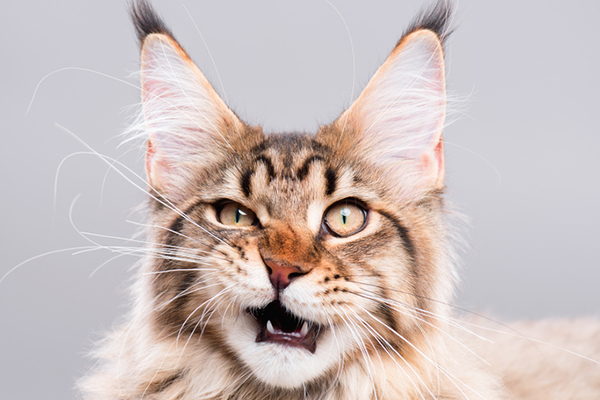
#> input picture img/cat.jpg, 600 x 400 px
$ python -i core.py   (imports and definitions only)
#> lines starting #> are read from the running program, lines starting #| are printed output that depends on the picture
import numpy as np
import matplotlib.pyplot as plt
from PIL import Image
import warnings

# [1 line not run here, left out]


def _shuffle_arr(A, block_size=(16, 16), verbose=False):
    """
    preprocessing shuffle array A due to SSVD algorithm
    breaking on blocks and stretch each block to row
    :param A: numpy.array
    :param block_size: tuple(int, int)
    :param verbose: boolean
    :return: numpy.array
    """
    M, N = A.shape
    m, n = block_size
    X = []
    for i in range(M // m):
        a = i * m
        for j in range(N // n):
            b = j * n
            cell = A[a:a + m, b:b + n]
            cell = cell.reshape((1, -1))
            X.append(cell[0])
    X = np.array(X)
    return X


def _reshuffle_arr(X, old_size, block_size=(16, 16), verbose=False):
    """
    postprocessing shuffle array A due to SSVD algorithm
    :param X: numpy.array
    :param old_size: tuple(int, int)
    :param block_size: tuple(int, int)
    :param verbose: boolean
    :return: numpy.array
    """
    m, n = block_size
    M, N = old_size
    M, N = M - (M % m), N - (N % n)
    height, width = M // m, N // n
    A = [None] * height
    for i in range(len(X)):
        TMP = X[i].reshape(block_size)
        if (i * n) % N == 0:
            A[(i * n) // N] = TMP.copy()
        else:
            A[(i * n) // N] = np.hstack([A[(i * n) // N], TMP])
    res = A[0]
    for i in range(1, len(A)):
        res = np.vstack([res, A[i]])
    return res


def _dot_D_A(d, A):
    """
    dot product of diagonal matrix (one-dimensional) and matrix
    :param d: numpy.array
    :param A: numpy.array
    :return: numpy.array
    """
    return np.array([A[i] * d[i] for i in range(len(d))])


def SVD(A, verbose=False):
    """
    SVD algorithm
    :param A: numpy.array
    :param verbose: boolean
    :return: numpy.array, numpy.array, numpy.array
    """

    # (A^T)A
    ATA = np.dot(A.T, A)

    # find eigenvectors and eigenvalues of (A^T)A
    eigvals_ATA, eigvecs_ATA = np.linalg.eig(ATA)

    # eigenvectors are columns of a matrix eigvecs_ATA, but it is easier to iterate rows
    eigvecs_ATA = eigvecs_ATA.T

    # sort eigenvectors with respect to sorted eigenvalues
    eigvecs_ATA = np.array(
        [x for _, x in sorted(zip(eigvals_ATA, eigvecs_ATA), key=lambda pair: pair[0], reverse=True)])

    # back to proper form
    eigvecs_ATA = eigvecs_ATA.T

    # get rid of negative eigenvalues and eigenvalues close to zero
    eigvals_ATA = np.array([x for x in eigvals_ATA if x > 1e-8])

    # find singular values
    sing_ATA = np.sqrt(eigvals_ATA)

    # find S
    S = np.array(sorted(sing_ATA, reverse=True))

    # find V^T
    VT = eigvecs_ATA.T

    # find U^T from equation A = U*S*V.T
    UT = np.zeros((len(S), len(A)))
    for i in range(len(S)):
        d = np.dot((1 / S[i]), A)
        UT[i] = np.dot(d, VT[i])

    # find U
    U = UT.T
    return U, S, VT


def _apply_rank(U, S, VT, r, verbose=False):
    """
    apply rank r due to SVD algorithm
    :param U: numpy.array
    :param S: numpy.array
    :param VT: numpy.array
    :param r: int
    :param verbose: boolean
    :return: numpy.array, numpy.array, numpy.array
    """
    if r is None:
        r = len(S)
    S_r = S[:r]
    U_r = U[:, :r]
    VT_r = VT[:r]
    if verbose:
        print("Rank:", r, "SVD shape:", U_r.shape, S_r.shape, VT_r.shape)
    return U_r, S_r, VT_r


def _SVD_to_A(U, S, VT):
    """
    multiply U, S and VT, due to last step of SVD algorithm
    :param U: numpy.array
    :param S: numpy.array
    :param VT: numpy.array
    :return: numpy.array
    """
    A = np.dot(U, _dot_D_A(S, VT))
    return A


def _rgb_to_grey(arr, size, verbose=False):
    """
    convert color RGB array to greyscale array
    :param arr: numpy.array
    :param size: tuple(int, int)
    :param verbose: boolean
    :return: numpy.array
    """

    def weighted_average(pixel):
        return 0.299 * pixel[0] + 0.587 * pixel[1] + 0.114 * pixel[2]

    h, w = size
    arr = arr.reshape(h, w, 3)
    grey = np.zeros((h, w))

    for row in range(len(arr)):
        for column in range(len(arr[row])):
            grey[row][column] = weighted_average(arr[row][column])
    grey = grey.reshape(w, h)
    return grey


def _load_img(path='lena.jpg', verbose=False):
    """
    open image
    :param path: string
    :param verbose: boolean
    :return: Image
    """
    return Image.open(path)


# [14 lines left out: function _colored_img_to_arr, not called in this run]


def _grey_img_to_arr(image, verbose=False):
    """
    convert greyscale Image to an array
    :param image: Image
    :param verbose: boolean
    :return:
    """
    try:
        w, h = image.size
        arr = np.array(image.getdata())
        arr = _rgb_to_grey(arr, (h, w), verbose=verbose)
        if verbose:
            print("Converted from RGB to grayscale")
    except:
        height, width = image.size
        arr = np.array(image.getdata())
        arr = arr.reshape(height, width)
    return arr


def _arr_to_img(arr, verbose=False):
    """
    convert arr to an Image
    :param arr: Image
    :param verbose: boolean
    :return: Image
    """
    return Image.fromarray(arr)


# [53 lines left out: functions show_img, _compressor_for_color_img, not called in this run]


def _compressor_for_gray_img(file_name, rank=None, block_size=None, shuffled=True, verbose=False):
    """
    compressor for grey images
    :param file_name: string
    :param rank: int
    :param block_size: tuple(int, int)
    :param shuffled: boolean
    :param verbose: boolean
    :return: Image
    """
    square_root = None
    image = _load_img(file_name, verbose=verbose)
    height, width = image.size
    if shuffled:
        height, width = image.size
        square_root = int((height * width) ** 0.5)
        image = image.resize((square_root, square_root))
    arr = _grey_img_to_arr(image, verbose=verbose)
    if shuffled:
        arr = _shuffle_arr(arr, block_size=block_size, verbose=verbose)
    U, S, VT = SVD(arr, verbose=verbose)
    U_r, S_r, VT_r = _apply_rank(U, S, VT, rank, verbose=verbose)
    arr = _SVD_to_A(U_r, S_r, VT_r)
    if shuffled:
        arr = _reshuffle_arr(arr, (square_root, square_root), block_size=block_size, verbose=verbose)
        image = _arr_to_img(arr, verbose=verbose)
        image = image.resize((height, width))
        return image
    height, width = arr.shape
    arr = arr.reshape(width, height)
    return _arr_to_img(arr, verbose=verbose)


def compressor(file_name, rank=None, im_type='gray', compressor_type="SSVD", verbose=False):
    """
    main function
    calls functions, depending on arguments
    :param file_name: string
    :param rank: int: rank, which will be applied in the SVD algorithm
    :param im_type: "rgb" | "grey"
    :param compressor_type: "SVD" | "SSVD"
    :param verbose: boolean: True if you want to see all prints
    :return: Image
    """
    shuffled = compressor_type.lower() == "ssvd"
    block_size = (16, 16)
    if verbose:
        print("\nImage processing...\n")
    if im_type.lower() == 'rgb':
        return _compressor_for_color_img(file_name, rank, block_size=block_size, shuffled=shuffled, verbose=verbose)
    if im_type.lower() == 'gray' or im_type.lower() == 'grey':
        return _compressor_for_gray_img(file_name, rank, block_size=block_size, shuffled=shuffled, verbose=verbose)
#> in _load_img, returned value is the input picture: PIL image 600x400 RGB; mean R, G, B 203.2, 190.5, 188.6
#> after the loop in _rgb_to_grey, `for row in range(len(arr)):`:
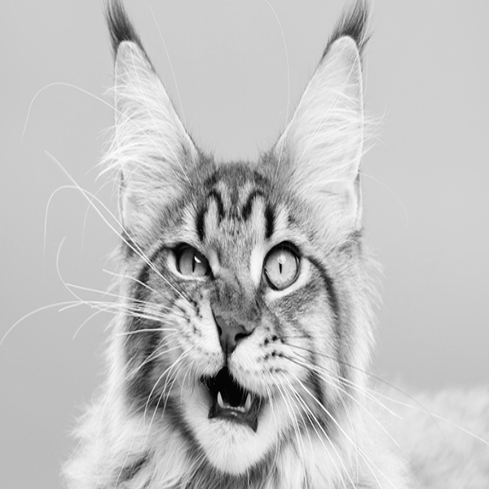
#> grey: shape (489, 489) float64; min 0, max 255, mean 194
#> after the loop in _shuffle_arr, `for i in range(M // m):`: X = 900 items
#> in SVD, `ATA = np.dot(A.T, A)`:
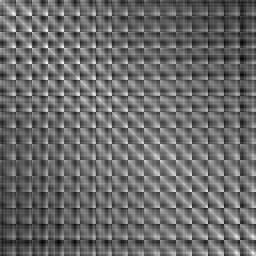
#> ATA: shape (256, 256) float64; min 34179735.7, max 35684660.6, mean 34814043.2; drawn with min black and max white
#> in SVD, `eigvals_ATA, eigvecs_ATA = np.linalg.eig(ATA)`: eigvals_ATA = 256 values, max 8.91e+09 at index 0, min 99.16 at index 208, mean 35247801.7
#> in SVD, `eigvecs_ATA = eigvecs_ATA.T`:
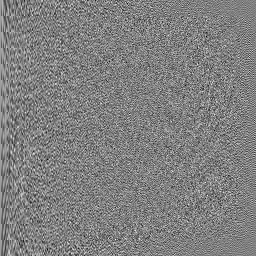
#> eigvecs_ATA: shape (256, 256) float64; min -0.273, max 0.271, mean 0.000243; drawn with min black and max white
#> in SVD, `sing_ATA = np.sqrt(eigvals_ATA)`: sing_ATA = 256 values, max 94405.8 at index 0, min 9.96 at index 208, mean 664.6
#> in SVD, `S = np.array(sorted(sing_ATA, reverse=True))`: S = 256 values, max 94405.8 at index 0, min 9.96 at index 255, mean 664.6
#> in SVD, `UT = np.zeros((len(S), len(A)))`: UT: shape (256, 900) float64; every value is 0
#> after the loop in SVD, `for i in range(len(S)):`:
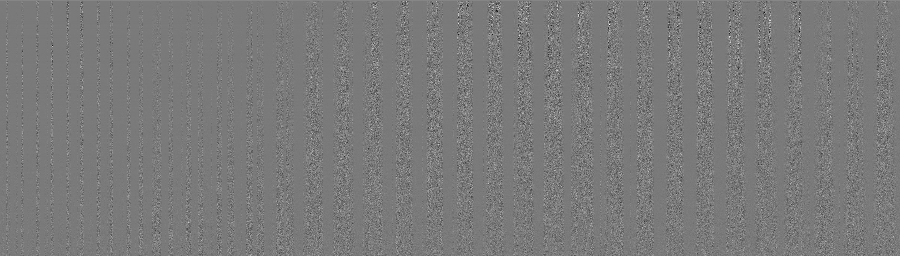
#> UT: shape (256, 900) float64; min -0.362, max 0.393, mean 0.00015; drawn with min black and max white
#> in SVD, `U = UT.T`:
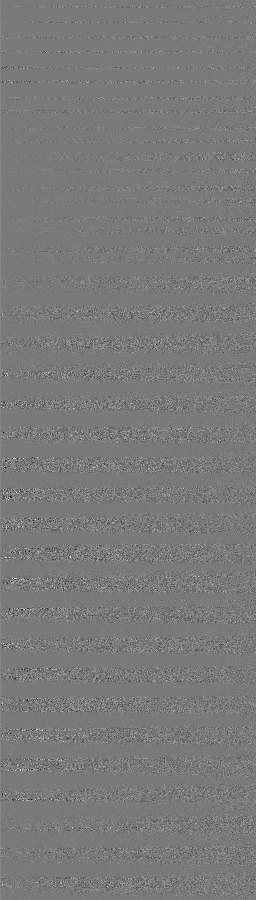
#> U: shape (900, 256) float64; min -0.362, max 0.393, mean 0.00015; drawn with min black and max white
#> in _apply_rank, `r = len(S)`: r = 256
#> in _apply_rank, `S_r = S[:r]`: S_r has the same summary as S in SVD
#> in _compressor_for_gray_img, `U_r, S_r, VT_r = _apply_rank(U, S, VT, rank, verbose=verbose)`: S_r has the same summary as S in SVD
#> in _dot_D_A, `return np.array([A[i] * d[i] for i in range(len(d))])`:
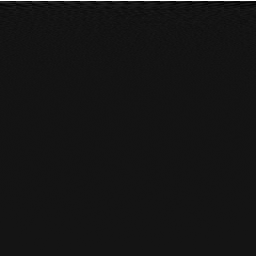
#> returned value: shape (256, 256) float64; min -506.8, max 5929.4, mean 23; drawn with min black and max white
#> after the loop in _reshuffle_arr, `for i in range(len(X)):`: A = 30 items
#> the loop in _reshuffle_arr, `for i in range(1, len(A)):` made 29 passes
#> in _compressor_for_gray_img, `image = image.resize((height, width))`:
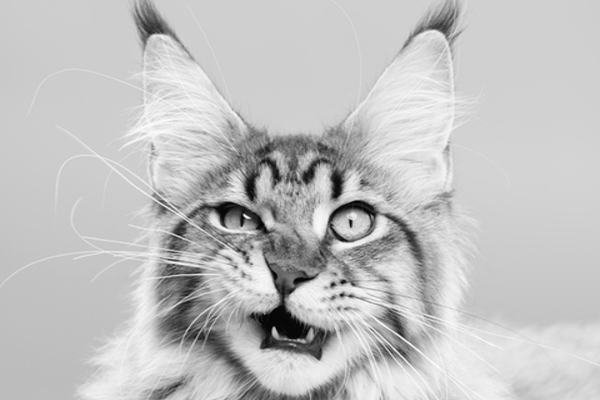
#> image: PIL image 600x400 F; min -3.05, max 255.4, mean 193.9; drawn with min black and max white

>>> result = compressor('../img/cat.jpg')
